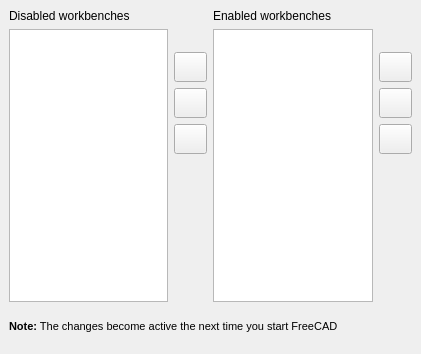
<?xml version="1.0" encoding="UTF-8"?>
<ui version="4.0">
 <class>Gui::Dialog::DlgWorkbenches</class>
 <widget class="QWidget" name="Gui::Dialog::DlgWorkbenches">
  <property name="geometry">
   <rect>
    <x>0</x>
    <y>0</y>
    <width>421</width>
    <height>354</height>
   </rect>
  </property>
  <property name="windowTitle">
   <string>Workbenches</string>
  </property>
  <layout class="QGridLayout">
   <property name="margin">
    <number>9</number>
   </property>
   <property name="spacing">
    <number>6</number>
   </property>
   <item row="2" column="2" rowspan="8">
    <layout class="QVBoxLayout">
     <property name="spacing">
      <number>6</number>
     </property>
     <property name="margin">
      <number>0</number>
     </property>
     <item>
      <widget class="QLabel" name="lb_enabled">
       <property name="text">
        <string>Enabled workbenches</string>
       </property>
      </widget>
     </item>
     <item>
      <widget class="QListWidgetCustom" name="lw_enabled_workbenches"/>
     </item>
    </layout>
   </item>
   <item row="6" column="3" rowspan="4">
    <spacer name="sp_right">
     <property name="orientation">
      <enum>Qt::Vertical</enum>
     </property>
     <property name="sizeType">
      <enum>QSizePolicy::Expanding</enum>
     </property>
     <property name="sizeHint" stdset="0">
      <size>
       <width>33</width>
       <height>57</height>
      </size>
     </property>
    </spacer>
   </item>
   <item row="2" column="0" rowspan="8">
    <layout class="QVBoxLayout">
     <property name="spacing">
      <number>6</number>
     </property>
     <property name="margin">
      <number>0</number>
     </property>
     <item>
      <widget class="QLabel" name="lb_disabled">
       <property name="text">
        <string>Disabled workbenches</string>
       </property>
      </widget>
     </item>
     <item>
      <widget class="QListWidgetCustom" name="lw_disabled_workbenches"/>
     </item>
    </layout>
   </item>
   <item row="6" column="1" rowspan="4">
    <spacer name="sp_left">
     <property name="orientation">
      <enum>Qt::Vertical</enum>
     </property>
     <property name="sizeType">
      <enum>QSizePolicy::Expanding</enum>
     </property>
     <property name="sizeHint" stdset="0">
      <size>
       <width>33</width>
       <height>57</height>
      </size>
     </property>
    </spacer>
   </item>
   <item row="5" column="3">
    <widget class="QPushButton" name="shift_workbench_down_btn">
     <property name="enabled">
      <bool>true</bool>
     </property>
     <property name="minimumSize">
      <size>
       <width>30</width>
       <height>30</height>
      </size>
     </property>
     <property name="toolTip">
      <string>Move down</string>
     </property>
     <property name="whatsThis">
      <string>&lt;html&gt;&lt;head/&gt;&lt;body&gt;&lt;p&gt;&lt;span style=&quot; font-weight:600;&quot;&gt;Move the selected item down.&lt;/span&gt;&lt;/p&gt;&lt;p&gt;The item will be moved down&lt;/p&gt;&lt;/body&gt;&lt;/html&gt;</string>
     </property>
     <property name="text">
      <string/>
     </property>
     <property name="icon">
      <iconset resource="Icons/resource.qrc">
       <normaloff>:/icons/button_down.svg</normaloff>:/icons/button_down.svg</iconset>
     </property>
     <property name="autoDefault">
      <bool>true</bool>
     </property>
    </widget>
   </item>
   <item row="5" column="1">
    <widget class="QPushButton" name="remove_from_enabled_workbenches_btn">
     <property name="enabled">
      <bool>true</bool>
     </property>
     <property name="minimumSize">
      <size>
       <width>30</width>
       <height>30</height>
      </size>
     </property>
     <property name="toolTip">
      <string>Move left</string>
     </property>
     <property name="whatsThis">
      <string>&lt;html&gt;&lt;head/&gt;&lt;body&gt;&lt;p&gt;&lt;span style=&quot; font-weight:600;&quot;&gt;Remove the selected workbench from enabled workbenches&lt;/span&gt;&lt;/p&gt;&lt;/body&gt;&lt;/html&gt;</string>
     </property>
     <property name="text">
      <string/>
     </property>
     <property name="icon">
      <iconset resource="Icons/resource.qrc">
       <normaloff>:/icons/button_left.svg</normaloff>:/icons/button_left.svg</iconset>
     </property>
     <property name="autoDefault">
      <bool>true</bool>
     </property>
     <property name="default">
      <bool>false</bool>
     </property>
    </widget>
   </item>
   <item row="3" column="1">
    <widget class="QPushButton" name="add_to_enabled_workbenches_btn">
     <property name="enabled">
      <bool>true</bool>
     </property>
     <property name="minimumSize">
      <size>
       <width>30</width>
       <height>30</height>
      </size>
     </property>
     <property name="toolTip">
      <string>Move right</string>
     </property>
     <property name="whatsThis">
      <string>&lt;html&gt;&lt;head/&gt;&lt;body&gt;&lt;p&gt;&lt;span style=&quot; font-weight:600;&quot;&gt;Move the selected workbench to enabled workbenches.&lt;/span&gt;&lt;/p&gt;&lt;/body&gt;&lt;/html&gt;</string>
     </property>
     <property name="text">
      <string/>
     </property>
     <property name="icon">
      <iconset resource="Icons/resource.qrc">
       <normaloff>:/icons/button_right.svg</normaloff>:/icons/button_right.svg</iconset>
     </property>
    </widget>
   </item>
   <item row="4" column="3">
    <widget class="QPushButton" name="sort_enabled_workbenches_btn">
     <property name="enabled">
      <bool>true</bool>
     </property>
     <property name="minimumSize">
      <size>
       <width>30</width>
       <height>30</height>
      </size>
     </property>
     <property name="toolTip">
      <string>Sort enabled workbenches</string>
     </property>
     <property name="whatsThis">
      <string>&lt;p&gt;Sort enabled workbenches&lt;/p&gt;</string>
     </property>
     <property name="text">
      <string/>
     </property>
     <property name="icon">
      <iconset resource="Icons/resource.qrc">
       <normaloff>:/icons/button_sort.svg</normaloff>:/icons/button_sort.svg</iconset>
     </property>
     <property name="autoDefault">
      <bool>true</bool>
     </property>
    </widget>
   </item>
   <item row="3" column="3">
    <widget class="QPushButton" name="shift_workbench_up_btn">
     <property name="enabled">
      <bool>true</bool>
     </property>
     <property name="minimumSize">
      <size>
       <width>30</width>
       <height>30</height>
      </size>
     </property>
     <property name="toolTip">
      <string>Move up</string>
     </property>
     <property name="whatsThis">
      <string>&lt;html&gt;&lt;head/&gt;&lt;body&gt;&lt;p&gt;&lt;span style=&quot; font-weight:600;&quot;&gt;Move the selected item up.&lt;/span&gt;&lt;/p&gt;&lt;p&gt;The item will be moved up.&lt;/p&gt;&lt;/body&gt;&lt;/html&gt;</string>
     </property>
     <property name="text">
      <string/>
     </property>
     <property name="icon">
      <iconset resource="Icons/resource.qrc">
       <normaloff>:/icons/button_up.svg</normaloff>:/icons/button_up.svg</iconset>
     </property>
    </widget>
   </item>
   <item row="10" column="0" colspan="4">
    <widget class="QLabel" name="label">
     <property name="text">
      <string>&lt;html&gt;&lt;head/&gt;&lt;body&gt;&lt;p&gt;&lt;span style=&quot; font-family:'MS Shell Dlg 2'; font-size:8pt; font-weight:600;&quot;&gt;Note:&lt;/span&gt;&lt;span style=&quot; font-family:'MS Shell Dlg 2'; font-size:8pt;&quot;&gt; The changes become active the next time you start FreeCAD&lt;/span&gt;&lt;/p&gt;&lt;/body&gt;&lt;/html&gt;</string>
     </property>
    </widget>
   </item>
   <item row="4" column="1">
    <widget class="QPushButton" name="add_all_to_enabled_workbenches_btn">
     <property name="enabled">
      <bool>true</bool>
     </property>
     <property name="minimumSize">
      <size>
       <width>30</width>
       <height>30</height>
      </size>
     </property>
     <property name="toolTip">
      <string>Add all to enabled workbenches</string>
     </property>
     <property name="whatsThis">
      <string>&lt;html&gt;&lt;head/&gt;&lt;body&gt;&lt;p&gt;&lt;span style=&quot; font-weight:600;&quot;&gt;Remove the selected workbench from enabled workbenches&lt;/span&gt;&lt;/p&gt;&lt;/body&gt;&lt;/html&gt;</string>
     </property>
     <property name="text">
      <string/>
     </property>
     <property name="icon">
      <iconset resource="Icons/resource.qrc">
       <normaloff>:/icons/button_add_all.svg</normaloff>:/icons/button_add_all.svg</iconset>
     </property>
     <property name="autoDefault">
      <bool>true</bool>
     </property>
     <property name="default">
      <bool>false</bool>
     </property>
    </widget>
   </item>
  </layout>
 </widget>
 <customwidgets>
  <customwidget>
   <class>QListWidgetCustom</class>
   <extends>QListWidget</extends>
   <header>QListWidgetCustom.h</header>
  </customwidget>
 </customwidgets>
 <resources>
  <include location="Icons/resource.qrc"/>
 </resources>
 <connections/>
</ui>
